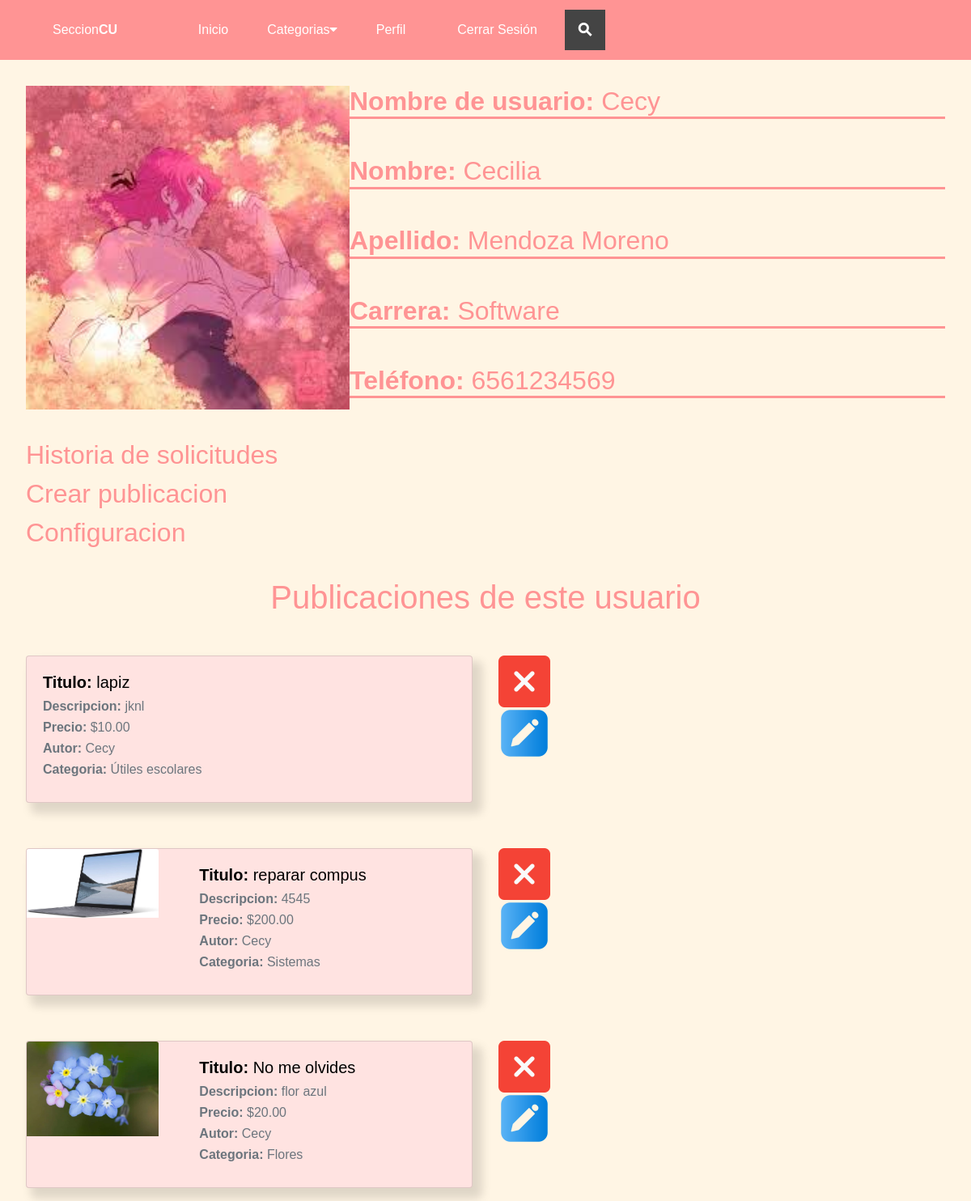
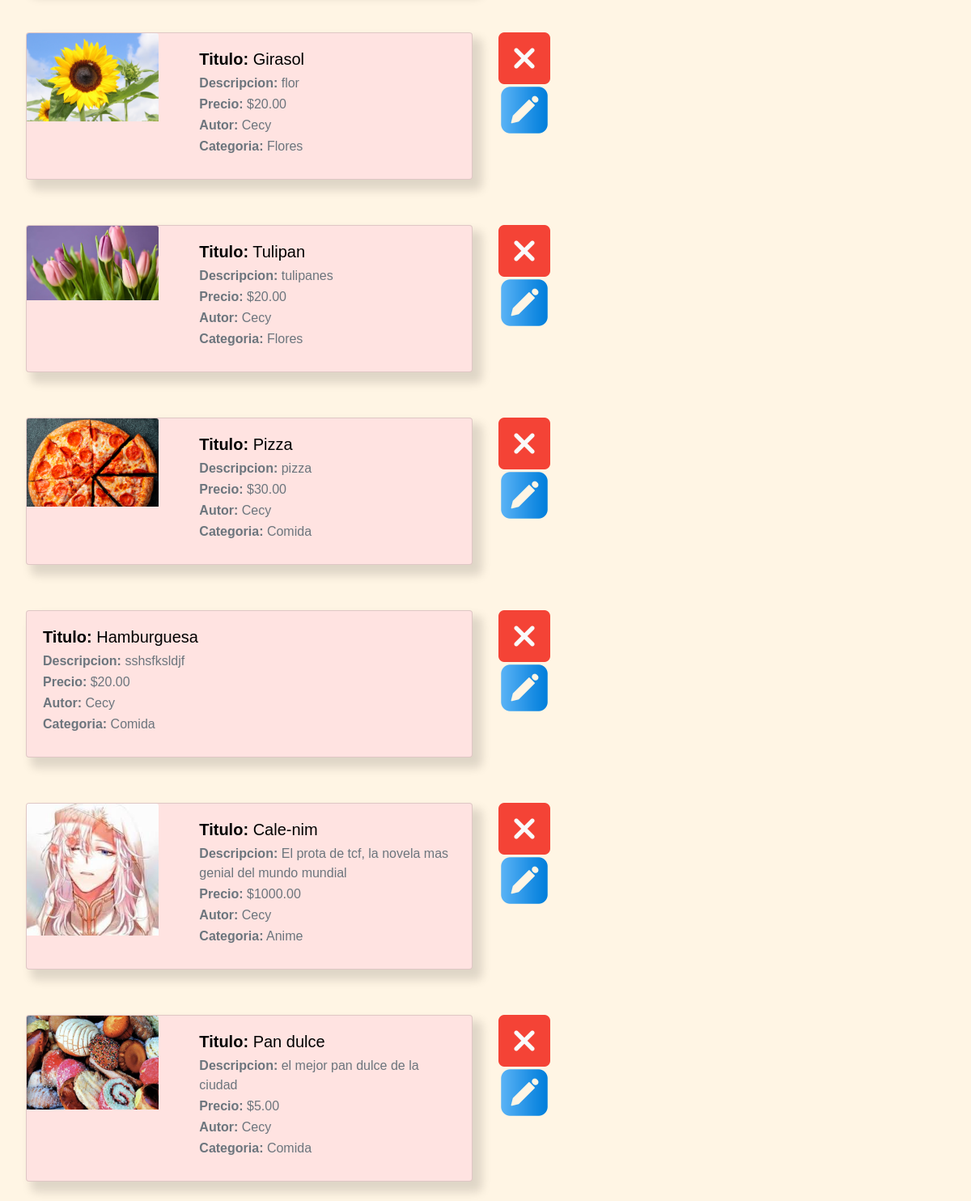
Screenshot of /perfil/ (signed in) with the database file from the repository (2 pictures, top to bottom).
### autentificacion/models.py (models this page shows)
class User(AbstractUser):
    email = models.EmailField(
        verbose_name='email address',
        max_length=255,
        unique=True,
    )
    username = models.CharField(max_length=100, unique=False)
    birthdate = models.DateField(null=True, blank=True)
    phone = models.CharField(max_length=10, null=True, blank=True)
    address = models.CharField(max_length=200, null=True, blank=True)
    photo = models.ImageField(upload_to='autentificacion', null=True, blank=True)
    career = models.CharField(max_length=30,null=True, blank=True)
    created = models.DateField(auto_now_add=True)
    USERNAME_FIELD = 'email'
    REQUIRED_FIELDS = ['username']
    def __str__(self):
        return self.username

### publicaciones/models.py (models this page shows, shortened)
class Publicaciones(models.Model):
    titulo = models.CharField(max_length=50)
    descripcion = models.CharField(max_length=200)
    imagen =  models.ImageField(upload_to='publicaciones', null=True, blank=True)
    estado = models.BooleanField(default=True)
    autor = models.ForeignKey(User, on_delete=models.CASCADE)
    precio = models.DecimalField(max_digits=10, decimal_places=2)
    categoria = models.ForeignKey(Categoria, on_delete=models.CASCADE)
    created = models.DateField(auto_now_add=True)
    updated = models.DateField(auto_now_add=True)
    class Meta:
        verbose_name='publicacion'
        verbose_name_plural = 'publicaciones'

class Categoria(models.Model):
    nombre = models.CharField(max_length=50)
    created = models.DateField(auto_now_add=True)
    updated = models.DateField(auto_now_add=True)
    class Meta:
        verbose_name='categoria'
        verbose_name_plural = 'categorias'
    def __str__(self):
        return self.nombre

### autentificacion/views.py (the view)
# urls.py: path("perfil/", views.perfil, name="perfil"),
def perfil(request):
    categorias = Categoria.objects.all()
    user = request.user
    publicaciones_user = Publicaciones.objects.filter(autor = user).order_by("-created")
    return render(request, "autentificacion/perfil.html", {"categorias":categorias, "usuario":user, "publicaciones" : publicaciones_user})

### autentificacion/templates/autentificacion/perfil.html (shortened to what this page needs)
{% extends 'publicaciones/nav.html'%}
{% load static %}
{%block content%}
<div class="contenido_perfil">
    <div class="cont-perfil-img">
        {% if usuario.photo %}
            <img class="img-perfil" src="{{usuario.photo.url}}" >
        {%else%}
            <img class="img-perfil" src="{% static 'autentificacion/img/gato.jpg' %}">
        {%endif%}
        <div class="apartados-perfil">
            <a href="#"> Historia de solicitudes</a>
            <a href="{%url 'create'%}"> Crear publicacion</a>
            <a href="{%url 'configuracion'%}"> Configuracion</a>
        </div>
    </div>
    <div class="cont-datosPerfil">
        <h2>
            <span>Nombre de usuario: </span>
            {{ usuario.username }}
        </h2>
        <h2>
            <span>Nombre: </span>
            {{ usuario.first_name }}
        </h2>
        <h2>
            <span>Apellido: </span>
            {{ usuario.last_name }}
        </h2>
        <h2>
            <span>Carrera: </span>
            {{ usuario.career }}
        </h2>
        <h2>
            <span>Teléfono: </span>
            {{ usuario.phone }}
        </h2>
    </div>
</div>
<div class="publicaciones-perfil">
    <h1>
        Publicaciones de este usuario
    </h1>
    <div class="publicaciones-2">
        {%for publicacion in publicaciones%}
        <div class="card mb-4 sombreado">
            <div class="row g-0">
              {% if publicacion.imagen %}
                <div class="col-md-4">
                    <img src="{{publicacion.imagen.url}}" class="card-img-top">
                </div>
              {% endif %}
                <div class="col-md-8">
                    <div class="card-body">
                        <h5 class="card-title"><span class="span-card">Titulo:</span> {{publicacion.titulo}}</h5>
                        <p class="card-subtitle mb-2 text-muted"><span>Descripcion:</span> {{publicacion.descripcion }}</p>
                        <p class="card-subtitle mb-2 text-muted"><span class="span-card">Precio:</span> ${{publicacion.precio}}</p>
                        <p class="card-subtitle mb-2 text-muted"><span class="span-card">Autor:</span> {{publicacion.autor}}</p>
                        <p class="card-subtitle mb-2 text-muted"><span class="span-card">Categoria:</span> {{publicacion.categoria}}</p>
                    </div>
                </div>
            </div>
        </div>
        <div class="enlaces-publi">
            <a href="{% url 'delete' publicacion.id%}" onclick="return confirm('Estas seguro? Esta accion eliminara esta publicacion')" >
                <img src="{% static 'autentificacion/img/eliminar.png' %}">
            </a>
            <a href="{% url 'update' publicacion.id%}">
                <img src="{% static 'autentificacion/img/editar.png' %}">
            </a>
        </div>
        {%endfor%}
    </div>
</div>
{%endblock%}

### publicaciones/static/publicaciones/assets/css/header.css (style rules this page uses)
span { font-weight: bold; }
body { font-family: sans-serif; background-color: #FFF5E4; }

### publicaciones/static/publicaciones/assets/css/publicaciones.css (style rules this page uses)
.publicaciones-2 { display: grid; grid-template-columns: repeat(2, 1fr); gap: 2rem; margin: 3rem 2rem 0 2rem; }
.card-title { color: rgb(0, 0, 0); }
.card { background-color: #FFE3E1; }
.sombreado { box-shadow: 9px 10px 12px 3px rgba(0,0,0,0.13); -webkit-box-shadow: 9px 10px 12px 3px rgba(0,0,0,0.13); -moz-box-shadow: 9px 10px 12px 3px rgba(0,0,0,0.13); }
.span-card { font-weight: bold; }

### publicaciones/static/publicaciones/assets/css/perfil.css (style rules this page uses)
.contenido_perfil { display: grid; grid-template-columns: 1fr 2fr; margin: 2rem; }
.img-perfil { height: 25rem; width: 25rem; }
.apartados-perfil { display: flex; flex-direction: column; margin-top: 2rem; }
.apartados-perfil a { color: #FF9494; font-size: 2rem; }
.cont-datosPerfil h2 { color: #FF9494; border-bottom: 3.5px solid #FF9494; margin-bottom: 2.8rem; }
.cont-datosPerfil span { font-weight: bold; }
.publicaciones-perfil h1 { color: #FF9494; text-align: center; }

### publicaciones/static/publicaciones/assets/css/config.css (style rules this page uses)
.enlaces-publi { display: flex; flex-direction: column; }
.enlaces-publi img { width: 4rem; height: 4rem; }

### autentificacion/templates/autentificacion/perfil.html (style rules this page uses)
img { width: 20%; }

### rows the page displays
User: photo (picture), username "Cecy", first_name "Cecilia", last_name "Mendoza Moreno", career "Software", phone "6561234569"
Publicaciones: titulo "lapiz", descripcion "jknl", precio "10.00", autor "Cecy", categoria "Útiles escolares"
Publicaciones: imagen (picture), titulo "reparar compus", descripcion "4545", precio "200.00", autor "Cecy", categoria "Sistemas"
Publicaciones: imagen (picture), titulo "No me olvides", descripcion "flor azul", precio "20.00", autor "Cecy", categoria "Flores"
Publicaciones: imagen (picture), titulo "Girasol", descripcion "flor", precio "20.00", autor "Cecy", categoria "Flores"
Publicaciones: imagen (picture), titulo "Tulipan", descripcion "tulipanes", precio "20.00", autor "Cecy", categoria "Flores"
Publicaciones: imagen (picture), titulo "Pizza", descripcion "pizza", precio "30.00", autor "Cecy", categoria "Comida"
Publicaciones: titulo "Hamburguesa", descripcion "sshsfksldjf", precio "20.00", autor "Cecy", categoria "Comida"
Publicaciones: imagen (picture), titulo "Cale-nim", descripcion "El prota de tcf, la novela mas genial del mundo mundial", precio "1000.00", autor "Cecy", categoria "Anime"
Publicaciones: imagen (picture), titulo "Pan dulce", descripcion "el mejor pan dulce de la ciudad", precio "5.00", autor "Cecy", categoria "Comida"
